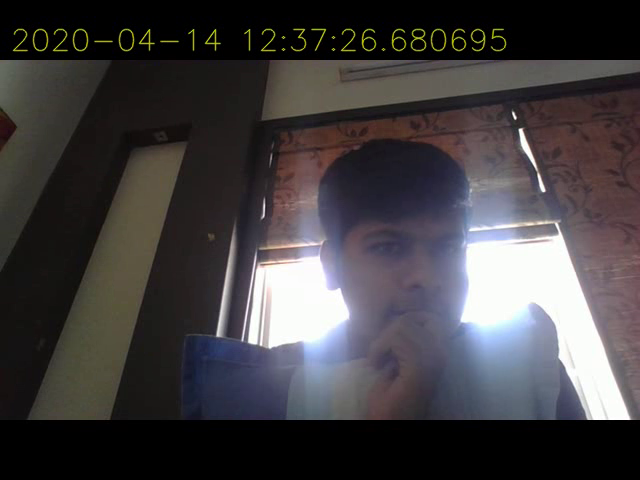
#> input picture frame 52 of opencv_tutorial/Output.avi, 640 x 480 px, given in place of the camera
$ python Tut2_camera_capture.py
#> lines starting #> are read from the running program, lines starting #| are printed output that depends on the picture; after the words box and inside, x2 and y2 are one past the last pixel; in counts of white or black regions, pixels touching at a corner belong together
"""
This file has codes to capture images, videos
from a camera and also display the live content of it
This is reference to Opencv tutorials for beginners part 4
link:https://www.youtube.com/watch?v=-RtVZsCvXAQ&list=PLS1QulWo1RIa7D1O6skqDQ-JZ1GGHKK-K&index=5

"""
import cv2
import datetime # for tutorial vid 7 date and time display

cap=cv2.VideoCapture(0)
# cap is now an object of the class VideoCapture
#Arguments: file name like 'sample.avi' or 'sample.mp4' whichever file type it is
#this is to read and operate on a video which is already present. For file in
# different location give the whole file path in re'...\sample.mp4' this to avoid errors due to \
#or device index which is either 0 or -1 whichever works
# for other cameras connected we can try 1 ,2 ,3 for 2nd , 3rd, 4th and so on

fourcc=cv2.VideoWriter_fourcc(*'XVID')
out=cv2.VideoWriter('Output.avi',fourcc,30.0,(640,480))
# to write output of the captured video with name Output.avi, fourcc code, 30 second length, frame dimensions
# open a while loop to capture the frames continuously


"""
        Tutorial video 6: setting camera parameters
        Uncomment the below mass comment to see results of parameter change
"""
print(cap.get(cv2.CAP_PROP_FRAME_WIDTH)) # prints width of video
print(cap.get(cv2.CAP_PROP_FRAME_HEIGHT)) # prints HEIGHT of video
#various other propIDs available at :https://docs.opencv.org/4.0.0/d4/d15/group__videoio__flags__base.html#gaeb8dd9c89c10a5c63c139bf7c4f5704d

"""
cap.set(3,1280) #set(propId,valueChange)
   # Above is equivalent to this cap.set(cv2.CAP_PROP_FRAME_WIDTH,1280)
    #3 is code(index) for frame width property. other codes available at the doc above
cap.set(4,720)#4 is code for frame height
print(cap.get(3))
print(cap.get(4))
#keep in mind that you can change number to anything but the camera will keep the nearest resolution
#if w,h=700,700 is the change but the resolution will remain 640,480
#or in above case if we pass 1180 instead of 1280 even then it will change it to 1280 only. change will happen till the max value of camera only
"""

while(cap.isOpened()):
    #cap.isopened() returns false if the index is wrong or the file path is wrong
    ret, frame = cap.read()
#> frame is the input picture: shape (480, 640, 3); mean B, G, R 65, 62.9, 66
    # read is a function of class VidoeCapture to read frames
    # ret will store True or False, True means that the frame is available
    #if frame is available then it will be stored in frame variable
    if ret==True:
        """
            Tutorial video 7:show date and time on live video
            uses knowledge of tut3 file ->puttext
        """
        font=cv2.FONT_HERSHEY_SCRIPT_SIMPLEX
        text=str(datetime.datetime.now())
        #text='Width: '+ str(cap.get(3)) +' Height: '+str(cap.get(4))
        frame = cv2.putText(frame,text,(10,50),font,1,(0,200,200),1,cv2.LINE_AA)
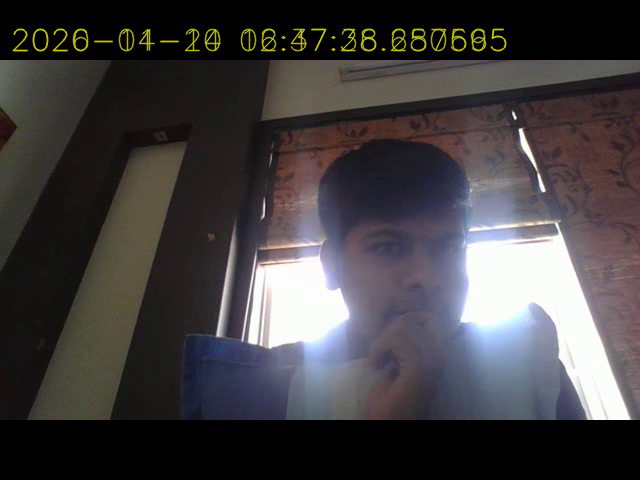
#> frame: shape (480, 640, 3); 1% of pixels changed, all inside (x1, y1, x2, y2) = (12, 28, 507, 52)
        cv2.imshow('Live',frame)
        out.write(frame)#to write the frames in file till it reaches 30s
        #To live stream the video

        gray=cv2.cvtColor(frame,cv2.COLOR_BGR2GRAY) # this function converts frames from one format to
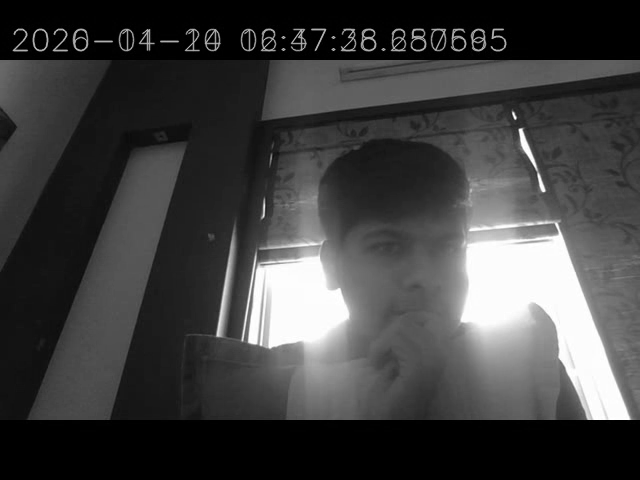
#> gray: shape (480, 640); min 0, max 255, mean 64.5
        #to another. BGR represents RGB which is default image setting for color unless
        #changed( as bits are reversed so RGB is written as BGR). for gray scale it is gray
        cv2.imshow('Gray',gray)
        luv=cv2.cvtColor(frame,cv2.COLOR_BGR2Luv)
#> luv: shape (480, 640, 3); mean of channels 0, 1, 2 66.6, 97.5, 135
        cv2.imshow('Luv',luv)#dont know what luv is. given in python when scroll over cvtColor
        bgr=cv2.cvtColor(frame,cv2.COLOR_BGR2RGB)
        cv2.imshow('BGR',bgr)
        HSV=cv2.cvtColor(frame,cv2.COLOR_BGR2HSV)
#> HSV: shape (480, 640, 3); mean H, S, V 61.5, 51.3, 71.6
        cv2.imshow('HSV',HSV) #Hue Saturation Value(brightness)

        #if cv2.waitKey(1)==ord('q') for 32 bit systems as they don't require the mask
        if cv2.waitKey(1) & 0xFF == ord('q'): #mask required for 64 bit systems
#> (key q is pressed here)
            break
        #this will quit when q is pressed


    else:
        break
cap.release()
out.release()
cv2.destroyAllWindows()

$ run again, starting later in the video
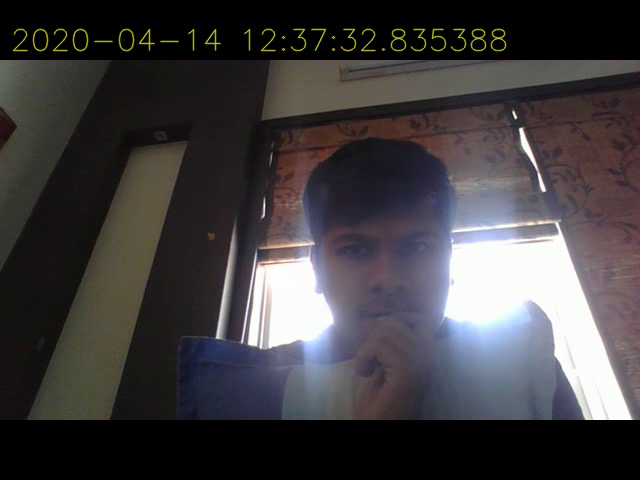
#> input picture frame 237 of opencv_tutorial/Output.avi, 640 x 480 px, given in place of the camera
#> frame is the input picture: shape (480, 640, 3); mean B, G, R 63.8, 61.9, 65
#> `frame = cv2.putText(frame,text,(10,50),font,1,(0,200,200),1,cv2.LINE_AA)`:
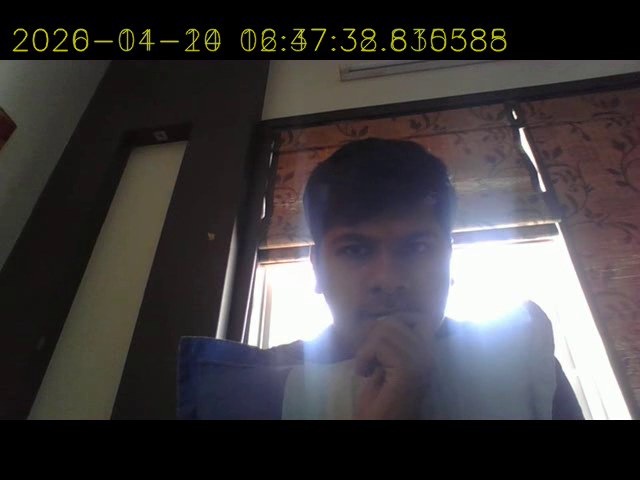
#> frame: shape (480, 640, 3); 1.01% of pixels changed, all inside (x1, y1, x2, y2) = (12, 28, 507, 52)
#> `gray=cv2.cvtColor(frame,cv2.COLOR_BGR2GRAY)`:
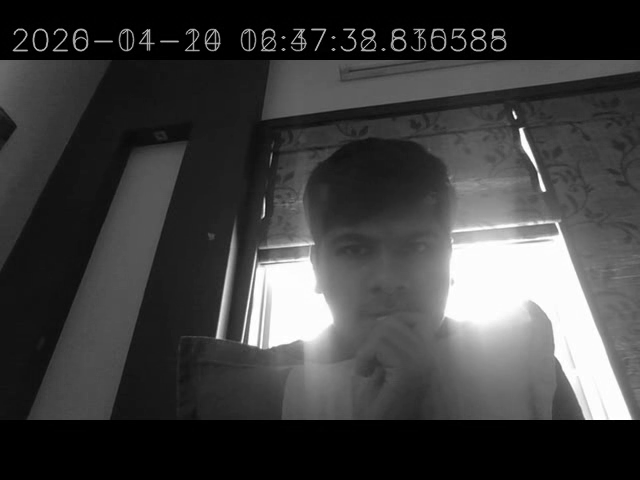
#> gray: shape (480, 640); min 0, max 255, mean 63.5
#> luv: shape (480, 640, 3); mean of channels 0, 1, 2 65.4, 97.5, 135.2
#> HSV: shape (480, 640, 3); mean H, S, V 61.4, 51.7, 70.4

$ run again, starting later in the video
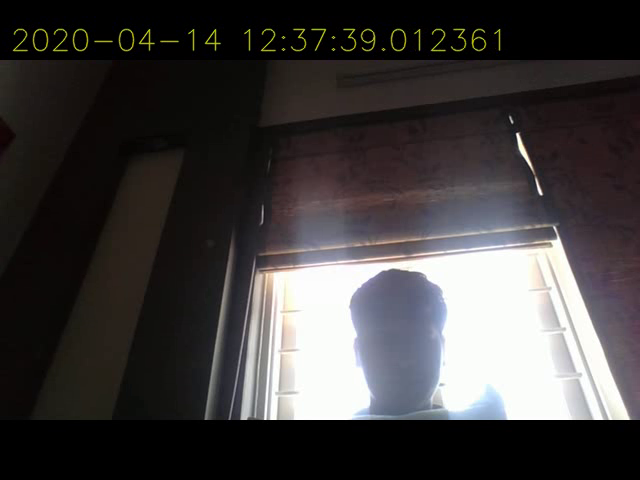
#> input picture frame 422 of opencv_tutorial/Output.avi, 640 x 480 px, given in place of the camera
#> frame is the input picture: shape (480, 640, 3); mean B, G, R 61.4, 61.3, 64.2
#> `frame = cv2.putText(frame,text,(10,50),font,1,(0,200,200),1,cv2.LINE_AA)`:
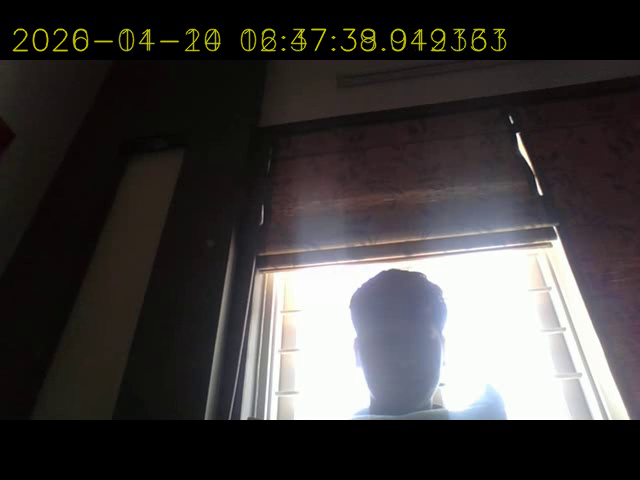
#> frame: shape (480, 640, 3); 0.98% of pixels changed, all inside (x1, y1, x2, y2) = (12, 28, 507, 52)
#> `gray=cv2.cvtColor(frame,cv2.COLOR_BGR2GRAY)`:
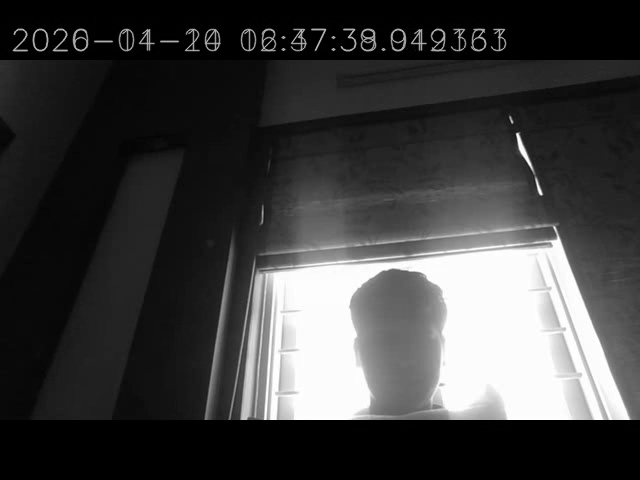
#> gray: shape (480, 640); min 0, max 255, mean 62.6
#> luv: shape (480, 640, 3); mean of channels 0, 1, 2 62.9, 97.2, 136.3
#> HSV: shape (480, 640, 3); mean H, S, V 53.7, 53.7, 67.1
